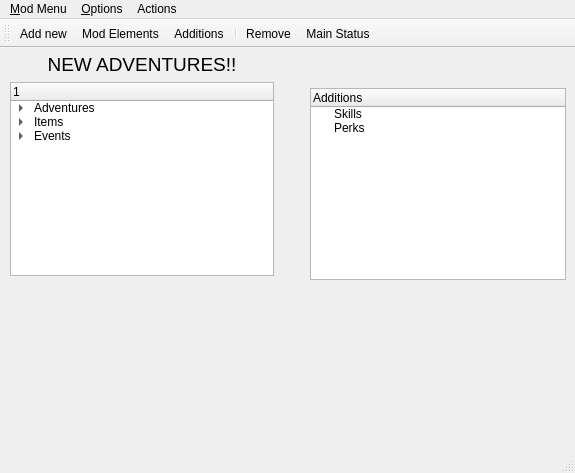
<?xml version="1.0" encoding="UTF-8"?>
<ui version="4.0">
 <class>MainWindow</class>
 <widget class="QMainWindow" name="MainWindow">
  <property name="geometry">
   <rect>
    <x>0</x>
    <y>0</y>
    <width>575</width>
    <height>473</height>
   </rect>
  </property>
  <property name="windowTitle">
   <string>MainWindow</string>
  </property>
  <widget class="QWidget" name="centralwidget">
   <widget class="QWidget" name="layoutWidget">
    <property name="geometry">
     <rect>
      <x>10</x>
      <y>5</y>
      <width>284</width>
      <height>223</height>
     </rect>
    </property>
    <layout class="QGridLayout" name="gridLayout">
     <item row="1" column="0">
      <widget class="QTreeWidget" name="treeWidget">
       <property name="dragEnabled">
        <bool>true</bool>
       </property>
       <property name="dragDropMode">
        <enum>QAbstractItemView::InternalMove</enum>
       </property>
       <column>
        <property name="text">
         <string/>
        </property>
       </column>
       <item>
        <property name="text">
         <string>Adventures</string>
        </property>
        <item>
         <property name="text">
          <string>adv 1</string>
         </property>
        </item>
        <item>
         <property name="text">
          <string>adv2</string>
         </property>
        </item>
       </item>
       <item>
        <property name="text">
         <string>Items</string>
        </property>
        <item>
         <property name="text">
          <string>item 1</string>
         </property>
        </item>
        <item>
         <property name="text">
          <string>item2</string>
         </property>
        </item>
       </item>
       <item>
        <property name="text">
         <string>Events</string>
        </property>
        <item>
         <property name="text">
          <string>Event 1</string>
         </property>
        </item>
        <item>
         <property name="text">
          <string>Event 2</string>
         </property>
        </item>
       </item>
      </widget>
     </item>
     <item row="1" column="1">
      <spacer name="verticalSpacer">
       <property name="orientation">
        <enum>Qt::Vertical</enum>
       </property>
       <property name="sizeHint" stdset="0">
        <size>
         <width>20</width>
         <height>40</height>
        </size>
       </property>
      </spacer>
     </item>
     <item row="0" column="0">
      <widget class="QLabel" name="label">
       <property name="font">
        <font>
         <pointsize>14</pointsize>
        </font>
       </property>
       <property name="text">
        <string>NEW ADVENTURES!!</string>
       </property>
       <property name="alignment">
        <set>Qt::AlignCenter</set>
       </property>
       <property name="buddy">
        <cstring>treeWidget</cstring>
       </property>
      </widget>
     </item>
    </layout>
   </widget>
   <widget class="QTreeWidget" name="treeWidget_2">
    <property name="enabled">
     <bool>true</bool>
    </property>
    <property name="geometry">
     <rect>
      <x>310</x>
      <y>40</y>
      <width>256</width>
      <height>192</height>
     </rect>
    </property>
    <column>
     <property name="text">
      <string>Additions</string>
     </property>
    </column>
    <item>
     <property name="text">
      <string>Skills</string>
     </property>
    </item>
    <item>
     <property name="text">
      <string>Perks</string>
     </property>
    </item>
   </widget>
   <zorder>treeWidget_2</zorder>
   <zorder>layoutWidget</zorder>
  </widget>
  <widget class="QMenuBar" name="menubar">
   <property name="geometry">
    <rect>
     <x>0</x>
     <y>0</y>
     <width>575</width>
     <height>21</height>
    </rect>
   </property>
   <widget class="QMenu" name="menu_Mod_Menu">
    <property name="title">
     <string>&amp;Mod Menu</string>
    </property>
    <addaction name="actionNew_Mod"/>
    <addaction name="separator"/>
    <addaction name="actionSave_Mod"/>
    <addaction name="actionLoad_Mod"/>
    <addaction name="separator"/>
    <addaction name="actionRecentMods"/>
   </widget>
   <widget class="QMenu" name="menuOption">
    <property name="title">
     <string>&amp;Options</string>
    </property>
    <widget class="QMenu" name="menuText_fields">
     <property name="title">
      <string>Text fields</string>
     </property>
     <addaction name="actionFont_2"/>
     <addaction name="actionSize_2"/>
    </widget>
    <widget class="QMenu" name="menuLabels">
     <property name="title">
      <string>Labels</string>
     </property>
     <addaction name="actionFont"/>
     <addaction name="actionSize"/>
    </widget>
    <addaction name="menuLabels"/>
    <addaction name="menuText_fields"/>
    <addaction name="separator"/>
    <addaction name="actionStances"/>
   </widget>
   <widget class="QMenu" name="menuAdd_New">
    <property name="title">
     <string>Actions</string>
    </property>
    <addaction name="actionAdd_new"/>
    <addaction name="actionDisplay_Details"/>
    <addaction name="actionRemove"/>
    <addaction name="separator"/>
    <addaction name="separator"/>
    <addaction name="actionAdd_Scene"/>
    <addaction name="actionAdd_function"/>
    <addaction name="actionAdd_picture"/>
   </widget>
   <addaction name="menu_Mod_Menu"/>
   <addaction name="menuOption"/>
   <addaction name="menuAdd_New"/>
  </widget>
  <widget class="QStatusBar" name="statusbar"/>
  <widget class="QToolBar" name="toolBar">
   <property name="enabled">
    <bool>true</bool>
   </property>
   <property name="windowTitle">
    <string>toolBar</string>
   </property>
   <property name="allowedAreas">
    <set>Qt::TopToolBarArea</set>
   </property>
   <property name="orientation">
    <enum>Qt::Horizontal</enum>
   </property>
   <property name="iconSize">
    <size>
     <width>24</width>
     <height>24</height>
    </size>
   </property>
   <attribute name="toolBarArea">
    <enum>TopToolBarArea</enum>
   </attribute>
   <attribute name="toolBarBreak">
    <bool>false</bool>
   </attribute>
   <addaction name="actionAdd_new"/>
   <addaction name="actionDisplay_Details"/>
   <addaction name="actionAdd_Addition"/>
   <addaction name="separator"/>
   <addaction name="actionRemove"/>
   <addaction name="actionMain_Status"/>
  </widget>
  <action name="actionNew_Mod">
   <property name="text">
    <string>New Mod</string>
   </property>
  </action>
  <action name="actionSave_Mod">
   <property name="text">
    <string>Load Mod</string>
   </property>
  </action>
  <action name="actionLoad_Mod">
   <property name="text">
    <string>Save Mod</string>
   </property>
  </action>
  <action name="actionAdventure">
   <property name="text">
    <string>Adventure</string>
   </property>
  </action>
  <action name="actionEvent">
   <property name="text">
    <string>Event</string>
   </property>
  </action>
  <action name="actionFetish">
   <property name="text">
    <string>Fetish</string>
   </property>
  </action>
  <action name="actionItem">
   <property name="text">
    <string>Item</string>
   </property>
  </action>
  <action name="actionMonster">
   <property name="text">
    <string>Monster</string>
   </property>
  </action>
  <action name="actionPerk">
   <property name="text">
    <string>Perk</string>
   </property>
  </action>
  <action name="actionSkill">
   <property name="text">
    <string>Skill</string>
   </property>
  </action>
  <action name="actionPerk_2">
   <property name="text">
    <string>Perk</string>
   </property>
  </action>
  <action name="actionSkill_2">
   <property name="text">
    <string>Skill</string>
   </property>
  </action>
  <action name="actionEvent_2">
   <property name="text">
    <string>Event</string>
   </property>
  </action>
  <action name="actionStances">
   <property name="text">
    <string>Stances</string>
   </property>
  </action>
  <action name="actionFont">
   <property name="text">
    <string>Font</string>
   </property>
  </action>
  <action name="actionSize">
   <property name="text">
    <string>Size</string>
   </property>
  </action>
  <action name="actionFont_2">
   <property name="text">
    <string>Font</string>
   </property>
  </action>
  <action name="actionSize_2">
   <property name="text">
    <string>Size</string>
   </property>
  </action>
  <action name="actionAdd_new">
   <property name="text">
    <string>Add new</string>
   </property>
  </action>
  <action name="actionDisplay_Details">
   <property name="text">
    <string>Mod Elements</string>
   </property>
  </action>
  <action name="actionRemove">
   <property name="text">
    <string>Remove</string>
   </property>
  </action>
  <action name="actionRecentMods">
   <property name="text">
    <string>RecentMods</string>
   </property>
  </action>
  <action name="actionAdd_Addition">
   <property name="text">
    <string>Additions</string>
   </property>
  </action>
  <action name="actionMain_Status">
   <property name="icon">
    <iconset>
     <normalon>F:/fromOldPc/mondream_test/dot_red.jpg</normalon>
     <activeoff>F:/fromOldPc/mondream_test/dot_red.jpg</activeoff>
     <activeon>F:/fromOldPc/mondream_test/dot_green.jpg</activeon>
    </iconset>
   </property>
   <property name="text">
    <string>Main Status</string>
   </property>
  </action>
  <action name="actionAdd_Scene">
   <property name="text">
    <string>Add Scene</string>
   </property>
  </action>
  <action name="actionAdd_function">
   <property name="text">
    <string>Add function</string>
   </property>
  </action>
  <action name="actionAdd_picture">
   <property name="text">
    <string>Add picture</string>
   </property>
  </action>
 </widget>
 <resources/>
 <connections/>
</ui>
